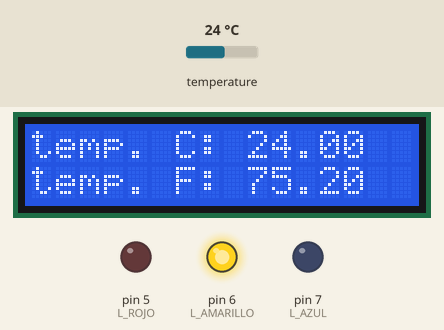
Simulated run of this sketch. Board: Arduino Uno, built with avr-gcc and run on an emulated ATmega328P. Shown: 16×2 character LCD, output pins drawn as LEDs (lit = HIGH). Inputs (shaded band) come from the test bench; at power-on: temperature 24 °C.

Above: at 1.2 s.
1.3 s: temperature set to 14.7 °C
2.8 s: temperature set to 13.2 °C
At 4.1 s:
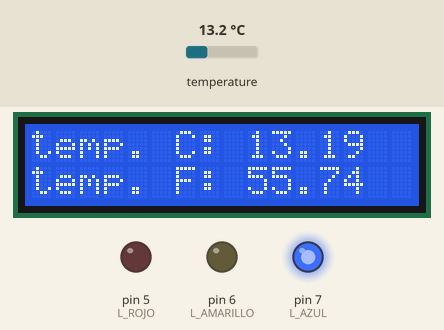
4.7 s: temperature set to 14.6 °C
6.2 s: temperature set to 15.5 °C
At 7.5 s:
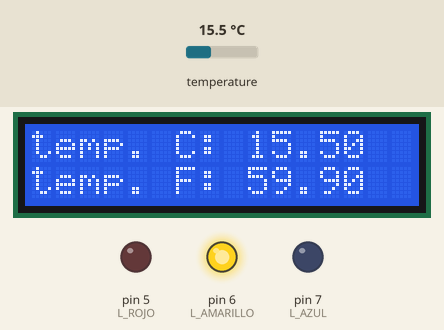
7.9 s: temperature set to 29.2 °C
9.4 s: temperature set to 30.6 °C
At 11.0 s:
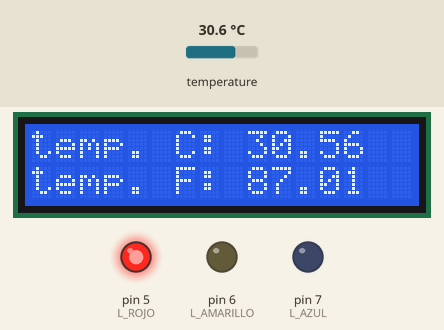
Timing chart, 0 to 12.0 s (numbered marks = the images above; inputs shaded):
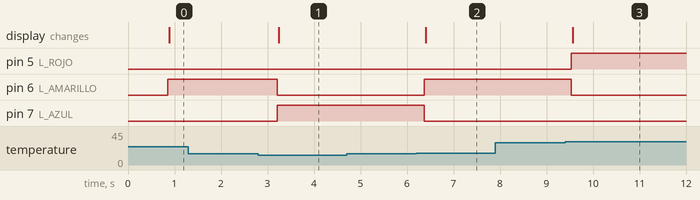

The sketch:

Termometro.ino
```cpp
/*
  Fundacion Kinal
  Centro educativo tecnico laboral Kinal
  Perito en electronica
  Quinto perito
  Seccion: A
  Curso: Taller de electronica digital y reparacion de computadoras I
  Alumno: Carlos Argueta Serech
  Carne: 2022335
  Proyecto: Sensor de temperatura
*/


//Librerias
#include <LiquidCrystal_I2C.h>
#include <OneWire.h>
#include <DallasTemperature.h>
//defino el pin del sensor
#define sensor 2
//pines de los leds
#define L_ROJO  5
#define L_AZUL  7
#define L_AMARILLO  6
// controlar el sensor y lcd
OneWire ourWire(sensor);
DallasTemperature sensors(&ourWire);
LiquidCrystal_I2C lcd(0x27, 16, 2);

void setup()
//salidas para los leds
//iniciar lcd
{
  pinMode(L_ROJO, OUTPUT);
  pinMode(L_AZUL, OUTPUT);
  pinMode(L_AMARILLO, OUTPUT);
  lcd.init();
  lcd.backlight();
  Serial.begin(9600);
  sensors.begin();
}

void loop()

{
  //solicito los datos de la lectura del sensor en variables de tipo flotante
  sensors.requestTemperatures();
  float tempC = sensors.getTempCByIndex(0);
  float tempF = sensors.getTempFByIndex(0);
  //condicionales
  //cuando la temperatura sea mayor a 30 encendera led rojo
  if (tempC >= 30.00 && tempC <= 50.00)
  {
    digitalWrite(L_ROJO, HIGH);
    digitalWrite(L_AZUL, LOW);
    digitalWrite(L_AMARILLO, LOW);

    lcd.setCursor(0, 0);
    lcd.print("temp. C: ");
    lcd.print(tempC);
    lcd.setCursor(0, 1);
    lcd.print("temp. F: ");
    lcd.print(tempF );
  }
  //cuando la temperatura este en un rango de 15-30 se encendera led amarillo
  else if (tempC >= 15 && tempC <= 29)
  {
    digitalWrite(L_ROJO, LOW);
    digitalWrite(L_AZUL, LOW);
    digitalWrite(L_AMARILLO, HIGH);
    lcd.setCursor(0, 0);
    lcd.print("temp. C: ");
    lcd.print(tempC);
    lcd.setCursor(0, 1);
    lcd.print("temp. F: ");
    lcd.print(tempF );
  }
  //cuando la temperatura sea menor a 15 se encedera led azul
  else if (tempC >= -5 && tempC <= 14)
  {
    digitalWrite(L_ROJO, LOW);
    digitalWrite(L_AZUL, HIGH);
    digitalWrite(L_AMARILLO, LOW);
    lcd.setCursor(0, 0);
    lcd.print("temp. C: ");
    lcd.print(tempC);
    lcd.setCursor(0, 1);
    lcd.print("temp. F: ");
    lcd.print(tempF );
  }
}
```

Measured:
- the behaviour switches between 14.1 and 14 °C on temperature (found by bisection; images 0 and 1)
- the behaviour switches between 14.9 and 15 °C on temperature (found by bisection; images 1 and 2)
- the behaviour switches between 29.9 and 30 °C on temperature (found by bisection; images 2 and 3)
- after the input at 1.3 s, every drawn part: stays the same
- after the input at 2.8 s, pin 6 (L_AMARILLO): HIGH → LOW after 0.41 s; pin 7 (L_AZUL): LOW → HIGH after 0.41 s; the display: changes after 0.44 s (image 1)
- after the input at 4.7 s, every drawn part: stays the same
- after the input at 6.2 s, pin 6 (L_AMARILLO): LOW → HIGH after 0.17 s; pin 7 (L_AZUL): HIGH → LOW after 0.17 s; the display: changes after 0.20 s (image 2)
- after the input at 7.9 s, every drawn part: stays the same
- after the input at 9.4 s, pin 5 (L_ROJO): LOW → HIGH after 0.14 s; pin 6 (L_AMARILLO): HIGH → LOW after 0.14 s; the display: changes after 0.16 s (image 3)
